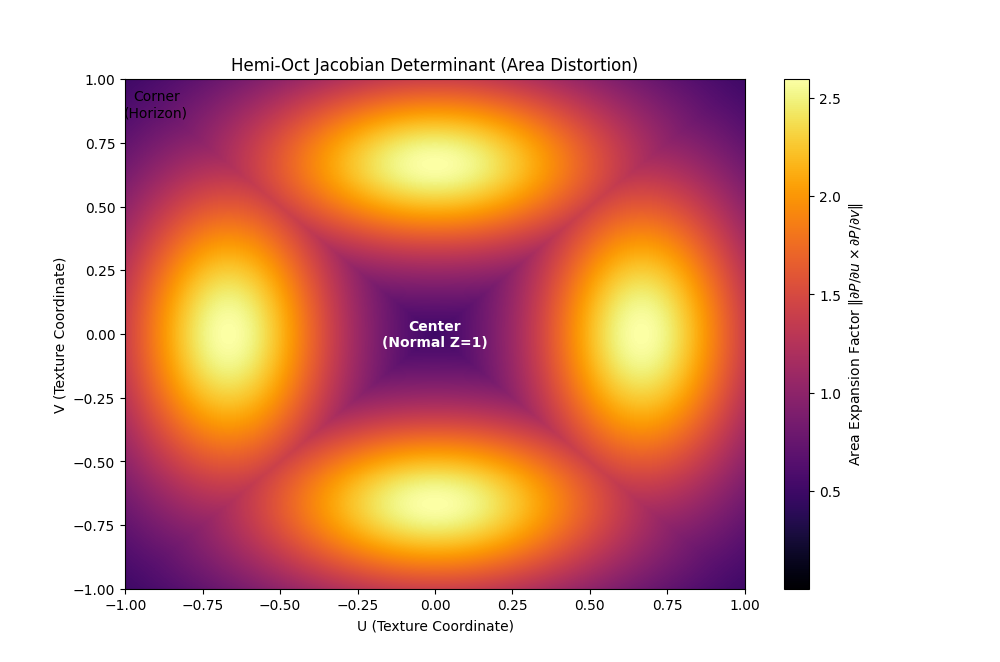

Here is the Python script that generated this plot:
import numpy as np
import matplotlib.pyplot as plt

def hemi_oct_decode(u, v):
    """
    Decodes Hemi-Oct coordinates (u, v in [-1, 1]) to Unit Vectors.
    Based on Cigolle et al. 2014, Listing 6.
    """
    # 1. Rotate and scale the unit square back to the center diamond
    temp_x = (u + v) * 0.5
    temp_y = (u - v) * 0.5
    
    # 2. Reconstruct the vector on the L1 sphere (octahedron)
    # The z component is implicit for the hemisphere
    z = 1.0 - np.abs(temp_x) - np.abs(temp_y)
    
    vec = np.dstack((temp_x, temp_y, z))
    
    # 4. Normalize to project onto the L2 sphere
    # Avoid division by zero at singular points (though unlikely in grid center)
    norm = np.linalg.norm(vec, axis=2, keepdims=True)
    return vec / norm

def compute_distortion():
    res = 1024
    
    # Create UV grid [-1, 1]
    # We use a slight epsilon to avoid the exact discontinuous edges for differentiation
    u = np.linspace(-1 + 1e-4, 1 - 1e-4, res)
    v = np.linspace(-1 + 1e-4, 1 - 1e-4, res)
    U, V = np.meshgrid(u, v)
    
    P = hemi_oct_decode(U, V)
    
    # Compute Partial Derivatives using Central Differences (np.gradient)
    # The step size is 2.0 / (res - 1) because our domain is size 2 [-1, 1]
    step = 2.0 / (res - 1)
    
    # dP/du (gradient along axis 1)
    dPx_du, dPx_dv = np.gradient(P[:,:,0], step)
    dPy_du, dPy_dv = np.gradient(P[:,:,1], step)
    dPz_du, dPz_dv = np.gradient(P[:,:,2], step)
    
    # Construct tangent vectors
    Tu = np.dstack((dPx_du, dPy_du, dPz_du))
    Tv = np.dstack((dPx_dv, dPy_dv, dPz_dv))
    
    # Compute Cross Product
    cross_prod = np.cross(Tu, Tv)
    
    # Distortion is the magnitude (length) of the cross product
    distortion = np.linalg.norm(cross_prod, axis=2)
    
    return U, V, distortion

# --- Execution ---
U, V, D = compute_distortion()

plt.figure(figsize=(10, 8))
plt.pcolormesh(U, V, D, shading='auto', cmap='inferno')
cbar = plt.colorbar()
cbar.set_label('Area Expansion Factor $\| \partial P/\partial u \\times \partial P/\partial v \|$')

plt.title("Hemi-Oct Jacobian Determinant (Area Distortion)")
plt.xlabel("U (Texture Coordinate)")
plt.ylabel("V (Texture Coordinate)")

plt.text(0, 0, 'Center\n(Normal Z=1)', color='white', ha='center', va='center', fontweight='bold')
plt.text(-0.9, 0.9, 'Corner\n(Horizon)', color='black', ha='center', va='center')

plt.show()

# --- Statistics for Hypothesis Verification ---
min_d = np.min(D)
max_d = np.max(D)
ratio = max_d / min_d
print(f"Minimum Distortion: {min_d:.5f}")
print(f"Maximum Distortion: {max_d:.5f}")
print(f"Distortion Ratio: {ratio:.5f} (1.0 = Perfectly Uniform)")
